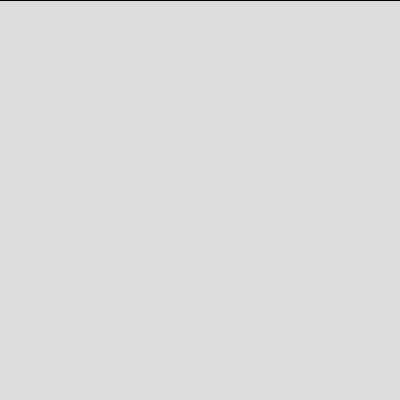
Frame 1 (no input)
Frame 60 (no input): identical to frame 1, image omitted
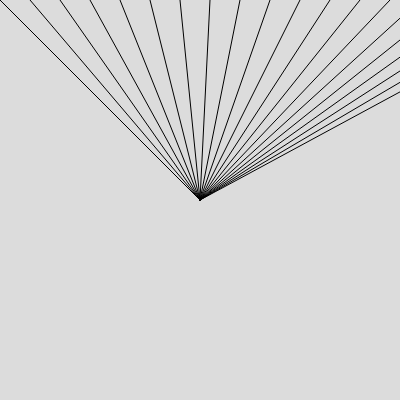
Frame 120 (the mouse pressed at the canvas centre since frame 60)

The p5.js sketch that drew these frames (run headless with seeded random() and noise() and a simulated clock; from frame 60 on, the mouse is pressed at the canvas centre):

// p5.js sketch
// ── sketch.js
let x
let mousex

function setup() {
  createCanvas(400, 400);
}

function draw () {
  background (220)
  for (let x = 0; x < 400; x += 20) {
  console.log(x);
  line(x + x/2, 0, mouseX, mouseY);
  }
}

// https://editor.p5js.org/lh1966/sketches/dLxBijMW6
// Week #4 Exercise #2 La’Kay
